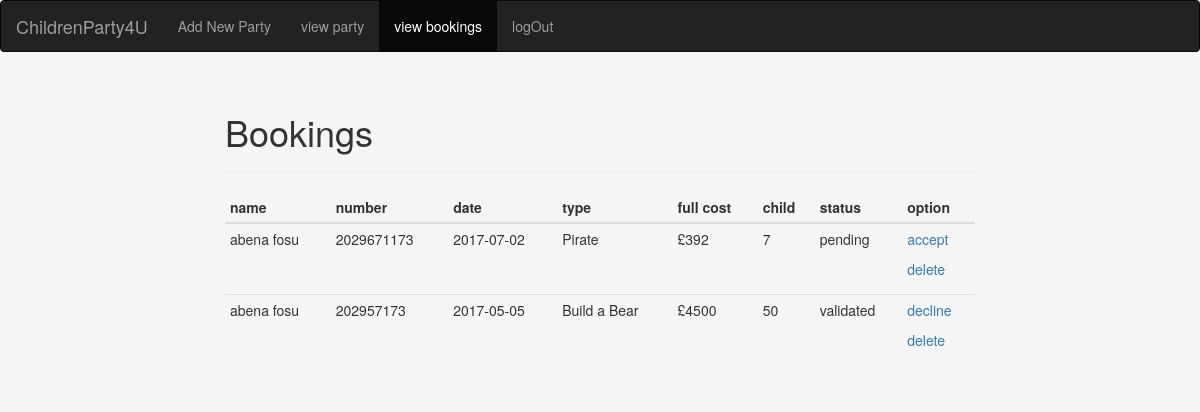
Screenshot of /viewbookings.php with the database file from the repository.
### tables this page shows
CREATE TABLE `booking` (
  `bookingid` int(6) UNSIGNED NOT NULL,
  `customername` varchar(30) NOT NULL,
  `Number` int(10) DEFAULT NULL,
  `BookingDate` date DEFAULT NULL,
  `PartyBooked` varchar(30) DEFAULT NULL,
  `fullcost` int(20) DEFAULT NULL,
  `amount_perchild` int(20) DEFAULT NULL,
  `reg_date` timestamp NULL DEFAULT NULL,
  `bookstatus` enum('1','0') NOT NULL
);

### viewbookings.php (the view, shortened to what this page needs)
<?php include 'session.php'; include 'connect.php';  ?>
<!DOCTYPE html>
<html lang="en">
  <head>
    <link rel="stylesheet" href="css/bootstrap.min.css">
    <link rel="stylesheet" href="css/style.css">
  </head>
  <body>
      <nav class="navbar navbar-inverse">
          <div class="container-fluid">
                <div class="navbar-header">
                    <a class="navbar-brand" href="#">ChildrenParty4U</a>
                </div>
                <ul class="nav navbar-nav">
                      <li><a href="addnewparty.php">Add New Party</a></li>
                      <li><a href="viewparty.php">view party</a></li>
                      <li class="active"><a href="viewbookings.php">view bookings</a></li>
                      <li><a href="logout.php">logOut</a></li>
                </ul>
          </div>
      </nav>
      <div class="container-fluid">
          <div class="col-xs-8 col-xs-push-2">
              <div class="page-header">
                  <h1>Bookings</h1>
                </div>
              <table class="table table-condensed">
                  <thead>
                      <tr>
                          <th>name</th>
                          <th>number</th>
                          <th>date</th>
                          <th>type</th>
                          <th>full cost</th>
                          <th>child</th>
                          <th>status</th>
                          <th>option</th>
                      </tr>
                  </thead>
                  <tbody>
                      <?php
                      $partysel = $db->query('SELECT * FROM booking ORDER BY bookingid DESC');
                      while ($ps = $partysel->fetch()) {
                          $status = ($ps['bookstatus'] == '0') ? 'pending' : 'validated';
                          $opt = ($ps['bookstatus'] == '0') ? 'val' : 'decl';
                          $txt = ($ps['bookstatus'] == '0') ? 'accept' : 'decline';
                          echo '<tr>
                            <td>'.$ps['customername'].'</td>
                            <td>'.$ps['Number'].'</td>
                            <td>'.$ps['BookingDate'].'</td>
                            <td>'.$ps['PartyBooked'].'</td>
                            <td>£'.$ps['fullcost'].'</td>
                            <td>'.$ps['amount_perchild'].'</td>
                            <td>'.$status.'</td>
                            <td>
                                <p>
                                    <a href="viewbookings.php?opt='.$opt.'&id='.$ps['bookingid'].'">'.$txt.'</a>
                                </p>
                                <p>
                                    <a href="viewbookings.php?opt=del&id='.$ps['bookingid'].'">delete</a>
                                </p>
                            </td>
                          </tr>';
                      }
                       ?>
                  </tbody>
              </table>
          </div>
      </div>
  </body>
</html>

### css/style.css (style rules this page uses)
body { background-color: whitesmoke; }

### rows the page displays
booking: customername "abena fosu", Number "2029671173", BookingDate "2017-07-02", PartyBooked "Pirate", fullcost "392", amount_perchild "7", bookstatus "pending", bookstatus "accept"
booking: customername "abena fosu", Number "202957173", BookingDate "2017-05-05", PartyBooked "Build a Bear", fullcost "4500", amount_perchild "50", bookstatus "validated", bookstatus "decline"
